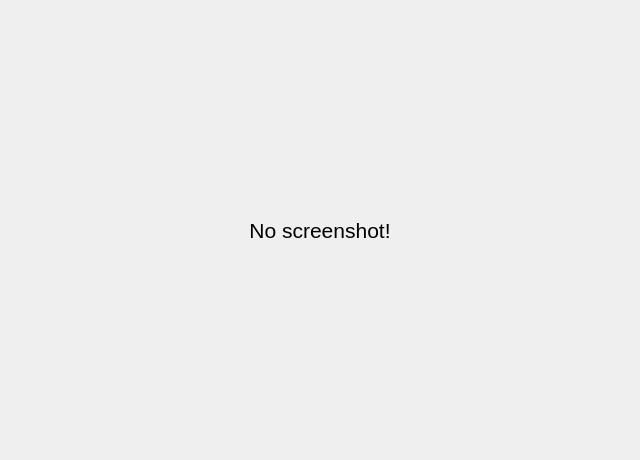
<?xml version="1.0" encoding="UTF-8"?>
<ui version="4.0">
 <class>ScreenShotsServiceView</class>
 <widget class="QWidget" name="ScreenShotsServiceView">
  <property name="geometry">
   <rect>
    <x>0</x>
    <y>0</y>
    <width>640</width>
    <height>460</height>
   </rect>
  </property>
  <property name="windowTitle">
   <string>Form</string>
  </property>
  <layout class="QVBoxLayout" name="verticalLayout">
   <property name="spacing">
    <number>0</number>
   </property>
   <property name="leftMargin">
    <number>0</number>
   </property>
   <property name="topMargin">
    <number>0</number>
   </property>
   <property name="rightMargin">
    <number>0</number>
   </property>
   <property name="bottomMargin">
    <number>0</number>
   </property>
   <item>
    <widget class="QLabel" name="label">
     <property name="font">
      <font>
       <pointsize>16</pointsize>
      </font>
     </property>
     <property name="autoFillBackground">
      <bool>true</bool>
     </property>
     <property name="text">
      <string>No screenshot!</string>
     </property>
     <property name="alignment">
      <set>Qt::AlignCenter</set>
     </property>
    </widget>
   </item>
  </layout>
 </widget>
 <resources/>
 <connections/>
</ui>
